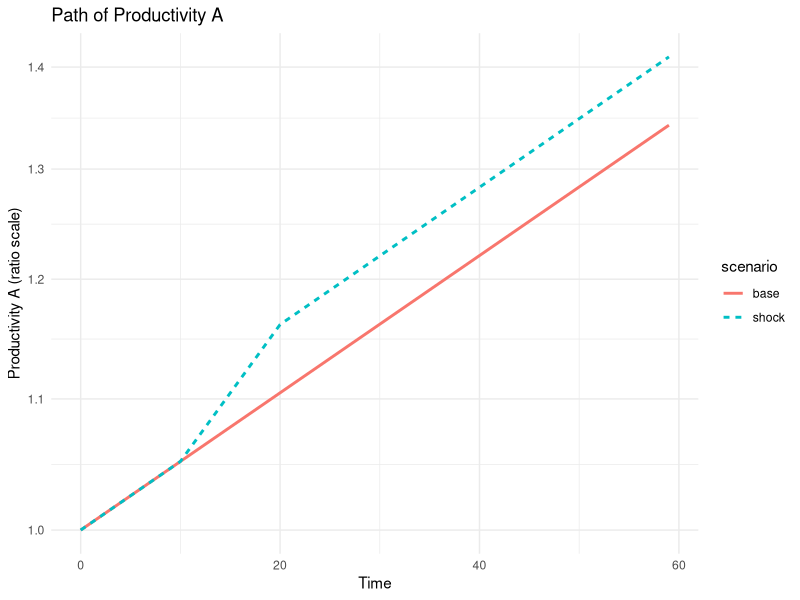
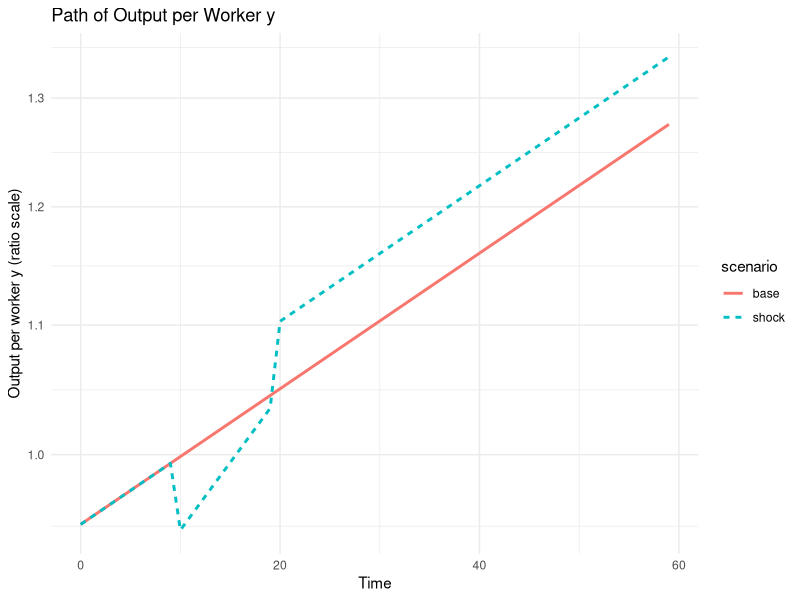

Reproduce these figures in R, in order.
## ---- chunk 1
knitr::opts_chunk$set(
  echo    = TRUE,
  message = FALSE,
  warning = FALSE
)
library(dplyr)
library(tibble)
library(ggplot2)
## ---- chunk 2
alpha <- 1/3          # capital share 

countries <- tribble(             # input given data 
  ~Country,      ~y,   ~k,   ~h,
  "Netherlands", 0.78, 1.12, 0.90,
  "Paraguay",    0.16, 0.15, 0.70,
  "Pakistan",    0.15, 0.08, 0.47
) %>% 
  mutate(                                   # desired calculations 
    Factor_Accum = k^alpha * h^(1 - alpha),
    Productivity = y / Factor_Accum,
    Factor_Share = 100 * log(Factor_Accum) / log(y),
    Prod_Share   = 100 * log(Productivity) / log(y)
  )
## ---- chunk 3
knitr::kable(             # table output 
  countries %>%
    select(Country, y, k, h,
           `Factor Accum.` = Factor_Accum,
           Productivity,
           `Factor Share (%)`  = Factor_Share,
           `Prod. Share (%)`   = Prod_Share),
  digits = 3,
  caption = "Question 5 – Decomposing the 2017 income gap relative to the United States"
)
## ---- chunk 4
tbl <- data.frame(                                 # Input given data
  Country   = c("Argentina", "Uruguay", "Panama"),
  g_y       = c(0.31, 1.46, 1.59),   # Growth of output per worker (%)
  g_k       = c(0.88, 1.59, 1.97),   # Growth of capital per worker (%)
  g_h       = c(0.79, 0.73, 0.84)    # Growth of human capital per worker (%)
)

alpha <- 1/3          # capital share

tbl <- tbl |>
  mutate(             # desired calculations
    g_FA = alpha * g_k + (1 - alpha) * g_h, # Factor accumulaton growth
    g_A = g_y - g_FA,                       # TFP growth
    share_FA = 100 * g_FA / g_y, # % of growth due to FA
    share_A = 100 * g_A / g_y # % of growth due to TFP
)
## ---- chunk 5
knitr::kable(
  tbl |>
    select(Country, g_y, g_k, g_h, g_FA, g_A, share_FA, share_A),
    digits = 2,
    col.names = c("Country",
                  "\\protect$\\hat{y}$ (\\%)", 
                  "\\protect$\\hat{k}$ (\\%)", 
                  "\\protect$\\hat{h}$ (\\%)", 
                  "\\protect$\\hat{FA}$ (\\%)", 
                  "\\protect$\\hat{A}$ (\\%)", 
                  "FA Share of Growth (\\%)", 
                  "TFP Share of Growth (\\%)"),
    caption = "Question 6 – Growth rate decomposition, 1975‑2017",
  format = "latex",
  booktabs = TRUE,
  escape = FALSE
)
## ---- chunk 6
library(tidyverse)

# Parameters
T          <- 60                 # periods
gamma_base <- 0.05               # baseline R&D share
gamma_high <- 0.10               # temporary high R&D share
t_start    <- 10                 # shock starts
t_end      <- 20                 # shock ends
mu         <- 10                 # idea price
A0         <- 1                  # initial productivity

# γ_A path
gammaA <- rep(gamma_base, T)
gammaA[(t_start+1):(t_end)] <- gamma_high      # R uses 1-indexing

# Growth rates of A
gA <- gammaA/mu                 #  \hat A_t

# Simulate paths
A  <- numeric(T); y  <- numeric(T)
A[1] <- A0; y[1] <- A0*(1-gammaA[1])

for(t in 2:T){
  A[t] <- A[t-1]*(1+gA[t-1])
  y[t] <- A[t]*(1-gammaA[t])
}

baseline_A <- cumprod(c(A0, rep(1+gamma_base/mu, T-1)))[1:T]
baseline_y <- baseline_A*(1-gamma_base)

sim_df <- tibble(
  period = 0:(T-1),
  A_shock = A,
  A_base  = baseline_A,
  y_shock = y,
  y_base  = baseline_y
) %>% pivot_longer(-period,
                   names_to = c("series","scenario"),
                   names_sep = "_",
                   values_to = "value")
## ---- chunk 7
ggplot(sim_df %>% filter(series=="A"),
aes(period, value, colour = scenario, linetype = scenario)) +
geom_line(size = 1) +
labs(y = "Productivity A (ratio scale)",
x = "Time",
title = "Path of Productivity A") +
scale_y_log10() +
theme_minimal()

ggplot(sim_df %>% filter(series=="y"),
aes(period, value, colour = scenario, linetype = scenario)) +
geom_line(size = 1) +
labs(y = "Output per worker y (ratio scale)",
x = "Time",
title = "Path of Output per Worker y") +
scale_y_log10() +
theme_minimal()
## ---- chunk 8
mu        <- 5
gamma_old <- 0.50
gamma_new <- 0.75

# (i) Growth rates of productivity and output per worker
g_A_old <- mu * gamma_old        # 2.5 % per year
g_A_new <- mu * gamma_new        # 3.75 % per year

# (ii) Instantaneous output drop (smaller production labor share)
drop <- (1 - gamma_new) / (1 - gamma_old)  # 50 % fall

# (iii) Time until the new path catches up with the old path
delta_g <- g_A_new - g_A_old      # 1.25 pp faster
time_yrs <- log(1 / drop) / delta_g   # ln(2)/1.25 approx. 0.55 years
round(c(g_A_old = g_A_old, g_A_new = g_A_new, catch_up_years = time_yrs), 3)
## ---- chunk 9
beta <- 0.5
g1   <- 0.2
g2   <- 0.1
A_ratio <- (g1 - g2)^(-1/beta)  # = 100
A_ratio
